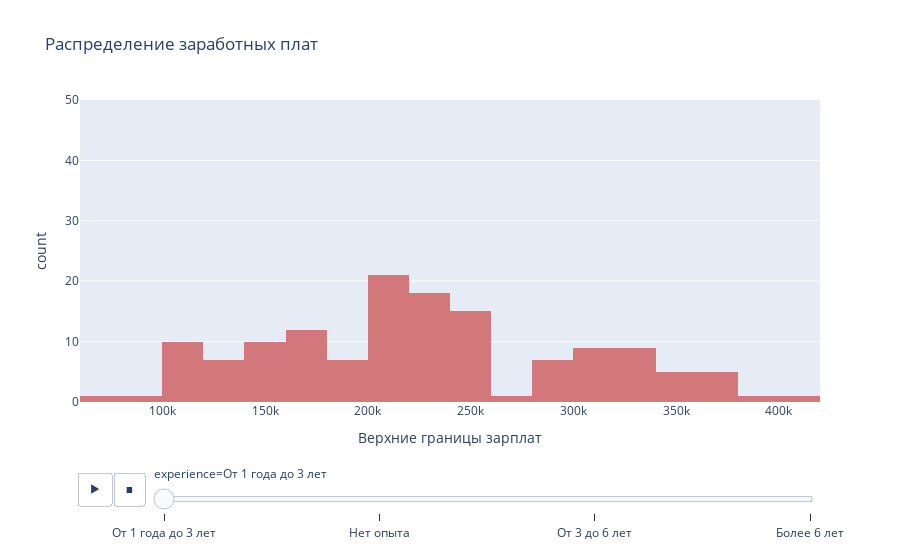

Notebook code cell kept with this figure:
### Markdown cell above
Анимационные визуализации

### Code cell
fig = px.histogram(df, x="sal_to",
                   title='Распределение заработных плат',
                   labels={'sal_to':'Верхние границы зарплат'},
                   opacity=0.8,
                   color_discrete_sequence=['indianred'],
                   nbins=20,
                   animation_frame="experience",
                   range_y=[0, 50])
fig.show()

### Figure 1 — Plotly figure (JSON) as saved in the notebook; plotly's stock layout.template omitted (floating-point values rounded to 4 significant figures; data arrays with more than 128 entries replaced by an {"elided": "..."} marker saying what was removed)
{"data": [{"bingroup": "x", "hovertemplate": "experience=От 1 года до 3 лет<br>Верхние границы зарплат=%{x}<br>count=%{y}<extra></extra>", "legendgroup": "", "marker": {"color": "indianred", "opacity": 0.8, "pattern": {"shape": ""}}, "name": "", "nbinsx": 20, "orientation": "v", "showlegend": false, "type": "histogram", "x": {"elided": "140 int values"}, "xaxis": "x", "yaxis": "y"}], "layout": {"barmode": "relative", "legend": {"tracegroupgap": 0}, "sliders": [{"active": 0, "currentvalue": {"prefix": "experience="}, "len": 0.9, "pad": {"b": 10, "t": 60}, "steps": [{"args": [["От 1 года до 3 лет"], {"frame": {"duration": 0, "redraw": true}, "fromcurrent": true, "mode": "immediate", "transition": {"duration": 0, "easing": "linear"}}], "label": "От 1 года до 3 лет", "method": "animate"}, {"args": [["Нет опыта"], {"frame": {"duration": 0, "redraw": true}, "fromcurrent": true, "mode": "immediate", "transition": {"duration": 0, "easing": "linear"}}], "label": "Нет опыта", "method": "animate"}, {"args": [["От 3 до 6 лет"], {"frame": {"duration": 0, "redraw": true}, "fromcurrent": true, "mode": "immediate", "transition": {"duration": 0, "easing": "linear"}}], "label": "От 3 до 6 лет", "method": "animate"}, {"args": [["Более 6 лет"], {"frame": {"duration": 0, "redraw": true}, "fromcurrent": true, "mode": "immediate", "transition": {"duration": 0, "easing": "linear"}}], "label": "Более 6 лет", "method": "animate"}], "x": 0.1, "xanchor": "left", "y": 0, "yanchor": "top"}], "title": {"text": "Распределение заработных плат"}, "updatemenus": [{"buttons": [{"args": [null, {"frame": {"duration": 500, "redraw": true}, "fromcurrent": true, "mode": "immediate", "transition": {"duration": 500, "easing": "linear"}}], "label": "&#9654;", "method": "animate"}, {"args": [[null], {"frame": {"duration": 0, "redraw": true}, "fromcurrent": true, "mode": "immediate", "transition": {"duration": 0, "easing": "linear"}}], "label": "&#9724;", "method": "animate"}], "direction": "left", "pad": {"r": 10, "t": 70}, "showactive": false, "type": "buttons", "x": 0.1, "xanchor": "right", "y": 0, "yanchor": "top"}], "xaxis": {"anchor": "y", "domain": [0, 1], "title": {"text": "Верхние границы зарплат"}}, "yaxis": {"anchor": "x", "domain": [0, 1], "range": [0, 50], "title": {"text": "count"}}}}
